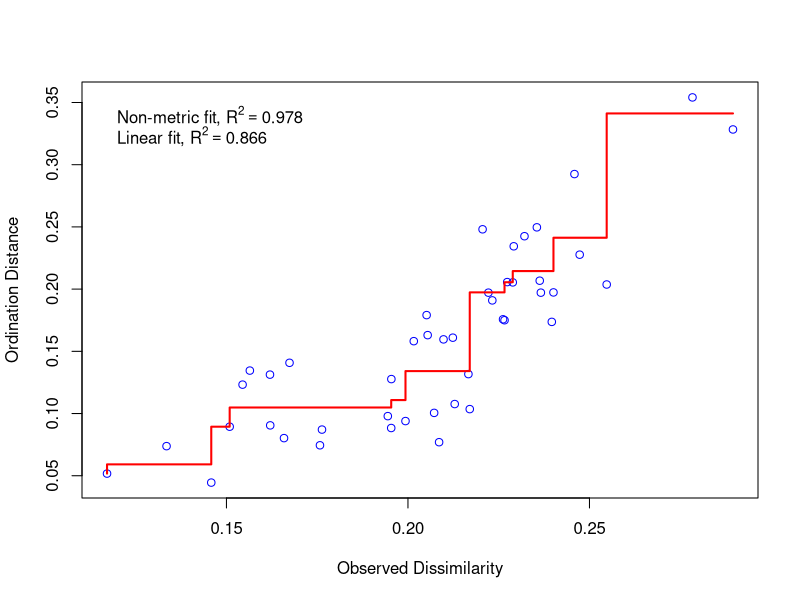
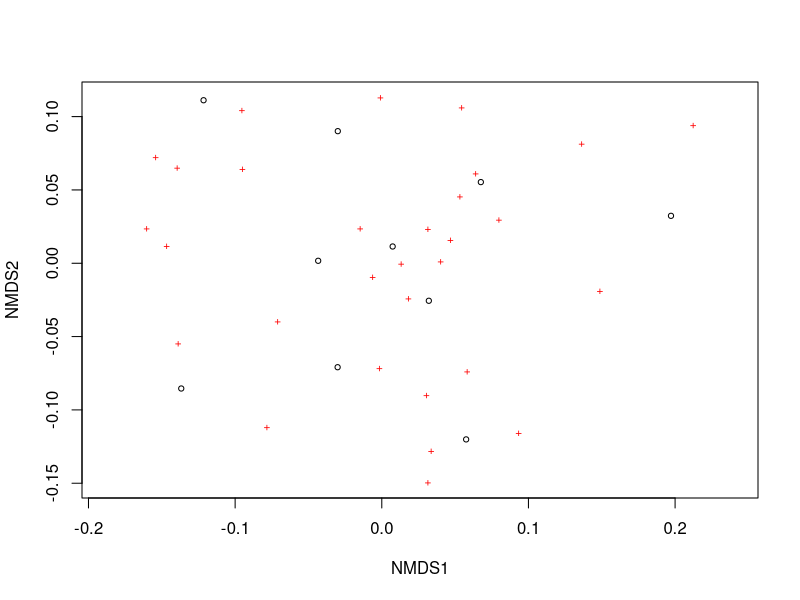
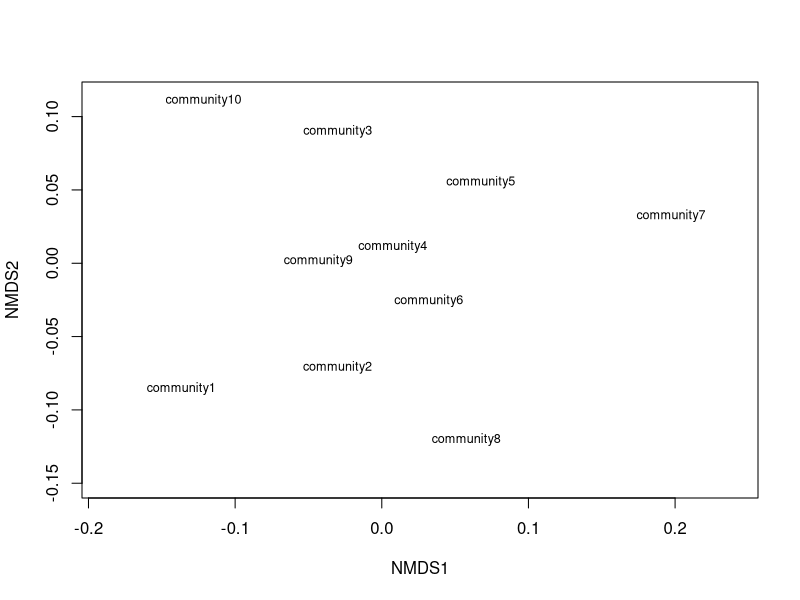
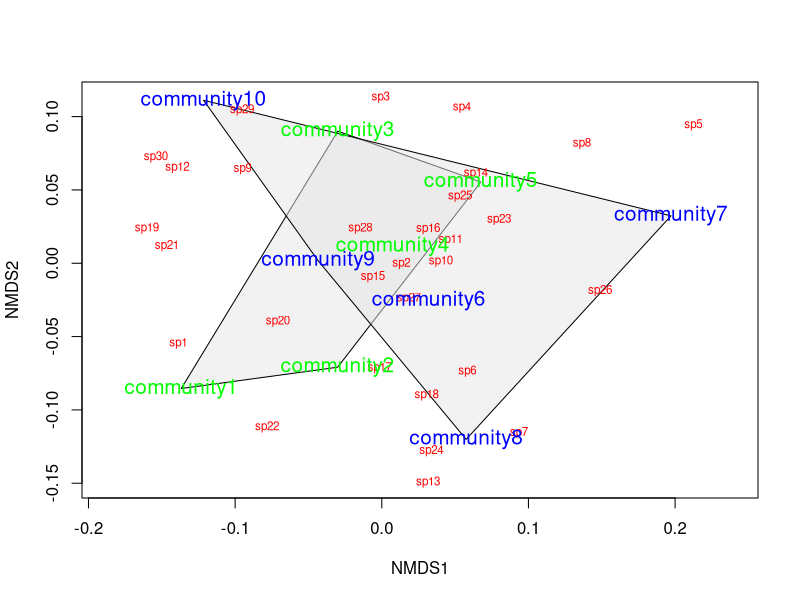

The R source for these figures, in order:
## TEST OF NMDS & ANOSIM

# install.packages("vegan")
library(vegan)
set.seed(2)
community_matrix=matrix(
  sample(1:100,300,replace=T),nrow=10,
  dimnames=list(paste("community",1:10,sep=""),paste("sp",1:30,sep="")))

# to run NMDS we use metaMDS
# the goal of NMDS is to represent the original position of communities in multidimensional space
# as accurately as possible using a reduced number of dimensions
# each species would have a separate axis, so it tries to show its position well in 2-3 axes instead

example_NMDS=metaMDS(community_matrix, # Our community-by-species matrix
                     k=2) # The number of reduced dimensions (2 axes)
# we want the stess to be ideally ~0.05, or <0.1 (<0.2 is ok, but not great)
# if the stress is too high, you can increase the number of default iterations 
# trymax = the number of iterations you want 
example_NMDS=metaMDS(community_matrix,k=2,trymax=100)

# the Shepard plot below shows the scatter around the regression
stressplot(example_NMDS)
# large scatter around the line means the original dissimilarities between communities are not
# well-preserved in the reduced number of dimensions 
# this plot seems fine

plot(example_NMDS)
ordiplot(example_NMDS,type="n")   # plotting without the points
orditorp(example_NMDS,display="sites",cex=0.76,air=0.01)  # adding text instead of the points

# lets pretend we had 2 main treatments:
treat=c(rep("Treatment1",5),rep("Treatment2",5))
ordiplot(example_NMDS,type="n")
ordihull(example_NMDS,groups=treat,draw="polygon",col="grey90",label=F)
# can use ordiellipse to create ellipses instead of polygons 
orditorp(example_NMDS,display="species",col="red",air=0.01)
orditorp(example_NMDS,display="sites",col=c(rep("green",5),rep("blue",5)),
         air=0.01,cex=1.25)

# all of the above could just be done with a simple pipe


##